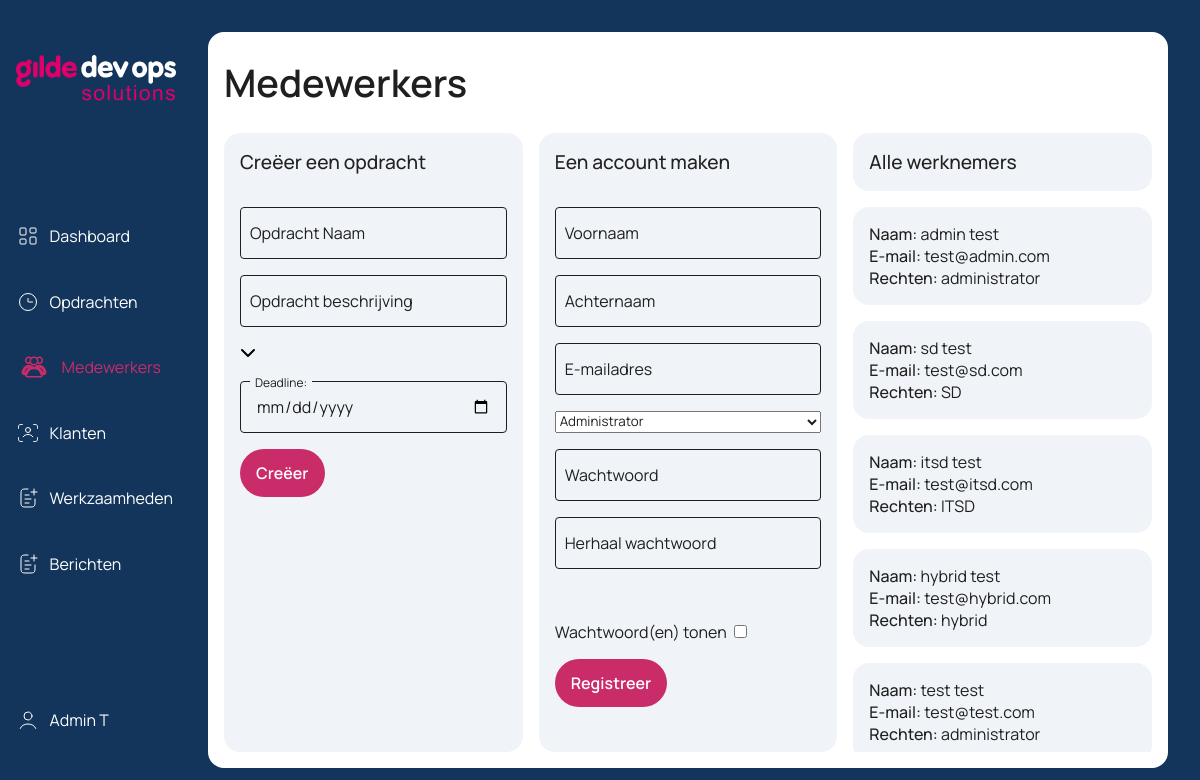
Screenshot of /employee/index.php (signed in) with the database file from the repository.
### tables this page shows
CREATE TABLE IF NOT EXISTS `user` (
  `userId` int NOT NULL AUTO_INCREMENT,
  `userFirstname` varchar(100) NOT NULL,
  `userLastname` varchar(100) NOT NULL,
  `userEmail` varchar(100) NOT NULL,
  `userPwd` varchar(255) NOT NULL,
  `userRole` varchar(255) DEFAULT NULL,
  `last_active` datetime DEFAULT NULL,
  PRIMARY KEY (`userId`)
);

### employee/index.php (the view, shortened to what this page needs)
<?php
include("../db/dbh.inc.php")
?>
<!DOCTYPE html>
<html lang="en">
<head>
<link rel="stylesheet" href="employee.css">
<link rel="stylesheet" href="../assets/layout.css">
<link rel="stylesheet" href="../assets/navbar.css">
</head>
<body>
<main>
<?php include("../assets/navbar.php") ?>
<div class="dashboard-wrapper">
<div class="dashboard-window">
<div class="employee-container">
<div class="heading-wrapper">
Medewerkers
</div>
<div class="createassignment-wrapper">
<form action="../assignment/assignment.php" method="post">
<div class="subheading-wrapper">
<span>
Creëer een opdracht
</span>
</div>
<div class="input">
<input type="text" name="assignmentName" value="" onkeyup="this.setAttribute('value', this.value);">
<label for="assignmentName">Opdracht Naam</label>
</div>
<div class="input">
<input type="text" name="assignmentDescription" value="" onkeyup="this.setAttribute('value', this.value);">
<label for="assignmentDescription">Opdracht beschrijving</label>
</div>
<div class="select">
<div class="selected" data-default="Select Company">
<svg xmlns="http://www.w3.org/2000/svg" height="1em" viewBox="0 0 512 512" class="arrow">
<path d="M233.4 406.6c12.5 12.5 32.8 12.5 45.3 0l192-192c12.5-12.5 12.5-32.8 0-45.3s-32.8-12.5-45.3 0L256 338.7 86.6 169.4c-12.5-12.5-32.8-12.5-45.3 0s-12.5 32.8 0 45.3l192 192z"></path>
</svg>
</div>
</div>
<div class="input">
<input type="date" id="deadline" name="deadline">
<label for="deadline">Deadline:</label>
</div>
<div class="submit-button">
<input type="submit" name="createassignment" value="Creëer">
</div>
</form>
</div>
<div class="createemployee-wrapper">
<form action="../userincludes/signup.inc.php" method="POST">
<div class="subheading-wrapper">
<span>
Een account maken
</span>
</div>
<div class="input">
<input type="text" name="firstname" value="" onkeyup="this.setAttribute('value', this.value);">
<label for="firstname">Voornaam</label>
</div>
<div class="input">
<input type="text" name="lastname" value="" onkeyup="this.setAttribute('value', this.value);">
<label for="lastname">Achternaam</label>
</div>
<div class="input">
<input type="text" name="email" value="" onkeyup="this.setAttribute('value', this.value);">
<label for="email">E-mailadres</label>
</div>
<select name="role">
<option value="administrator">Administrator</option>
</select>
<div class="input">
<input type="password" name="pwd" value="" id="pwd" onkeyup="this.setAttribute('value', this.value);">
<label for="pwd">Wachtwoord</label>
</div>
<div class="input">
<input type="password" name="pwdRepeat" value="" id="pwdRpt" onkeyup="this.setAttribute('value', this.value);">
<label for="pwdRepeat">Herhaal wachtwoord</label>
</div>
<div class="error-container">
</div>
<label class="checkBox-wrapper">
Wachtwoord(en) tonen
<input type="checkBox" onclick="togglePwd(), togglePwdRpt()">
</label>
<div class="submit-button">
<input type="submit" name="submit" value="Registreer">
</div>
</form>
</div>
<div class="employeelist-wrapper">
<?php
$sql = "SELECT * FROM user";
$result = $conn->query($sql);
$users = array();
if ($result->num_rows > 0) {
    while ($row = $result->fetch_assoc()) {
        $users[] = $row;
    }
} else {
    echo "<div><span>0 results</span></div>";
}
$highlightUserId = '';
?>
<div class="subheading-wrapper">
    <span>Alle werknemers</span>
</div>
<?php foreach ($users as $user) : ?>
    <div class="employeelist-item <?php echo ($user['userId'] === $highlightUserId) ? 'highlighted' : ''; ?>">
        <div class="name">
            <span><span class="bolder">Naam: </span><?php echo htmlspecialchars($user['userFirstname']) . ' ' . htmlspecialchars($user['userLastname']); ?></span>
        </div>
        <span><span class="bolder">E-mail: </span><?php echo htmlspecialchars($user['userEmail']); ?></span>
        <span><span class="bolder">Rechten: </span><?php echo htmlspecialchars($user['userRole']); ?></span>
    </div>
<?php endforeach; ?>
</div>
</div>
</div>
</div>
</main>
</body>
</html>

### employee/employee.css (style rules this page uses)
.employee-container { display: grid; grid-template-columns: 1fr 1fr 1fr; grid-template-rows: 0.2fr 1.8fr; grid-auto-columns: 1fr; gap: 1rem; grid-auto-flow: row; grid-template-areas: "heading-wrapper heading-wrapper heading-wrapper" "createassignment-wrapper createemployee-wrapper employeelist-wrapper"; padding: 1rem; max-height: calc(100vh - 4rem); }
.heading-wrapper { grid-area: heading-wrapper; display: flex; align-items: center; font-size: 38px; font-weight: 600; }
.subheading-wrapper span { font-size: 1.2rem; font-weight: 500; color: var(--txt-secondary); }
.createassignment-wrapper { grid-area: createassignment-wrapper; background-color: #f0f4f8; border-radius: 1rem; padding: 1rem; }
.createemployee-wrapper { grid-area: createemployee-wrapper; background-color: #f0f4f8; border-radius: 1rem; padding: 1rem; }
.createassignment-wrapper .subheading-wrapper, .createemployee-wrapper .subheading-wrapper { padding: 0 0 1rem 0; }
.createassignment-wrapper form, .createemployee-wrapper form { gap: 1rem; }
.input { display: flex; justify-content: center; align-items: center; width: 100%; }
.input input { width: 100%; height: 52px; padding: 13px 15px; font-size: 16px; border-radius: 4px; color: var(--txt-tertiary); background-color: #f0f4f8; outline: none; border: 1px solid var(--txt-tertiary); }
.input { position: relative; }
.input label { position: absolute; top: 0; left: 10px; margin: 5.5px 0 0 0; padding: 0.625rem 0; color: var(--txt-tertiary); transition: var(--transition-primary); cursor: text; pointer-events: none; }
.input input:focus~label, .input input:not([value=""])~label { top: -0.8rem; left: 10px; color: var(--gilde-secondary); font-size: 0.75rem; background-color: #f0f4f8; height: 10px; padding: 0 5px; cursor: default; }
.input input:not([value=""])~label { transition: 0.025 ease; }
.submit-button { display: flex; align-items: center; }
.submit-button input { border: none; outline: none; border-radius: 26px; font-size: 1rem; font-weight: 600; height: 3rem; padding: 0 1rem; color: var(--txt-primary); background-color: var(--gilde-secondary); transition: var(--transition-primary); }
.employeelist-wrapper { grid-area: employeelist-wrapper; display: flex; gap: 1rem; flex-direction: column; overflow-y: auto; }
.employeelist-item { display: flex; flex-direction: column; background-color: #f0f4f8; padding: 1rem; border-radius: 1rem; }
.employeelist-wrapper .subheading-wrapper { background-color: #f0f4f8; padding: 1rem; border-radius: 1rem; }
.bolder { font-weight: 500; }

### assets/layout.css (style rules this page uses)
:root { font-family: "Manrope", sans-serif; --shadow: 0 0 10px rgba(0, 0, 0, 0.5); --border-radius: 2rem; --gilde-primary: #13355b; --gilde-primary-hover: #23415f; --gilde-secondary: #ca2b69; --gilde-secondary-hover: #b3255d; --gilde-tertiary-hover: #b3255e12; --white-primary: #ffffff; --white-secondary: #eeeeee; --txt-primary: #ffffff; --txt-secondary: #222222; --txt-tertiary: #1f1f1f; --txt: #00365e; --shadow-color: #0000000e; --transition-primary: ease-in-out 0.1s; --shadow: 0 2.8px 2.2px rgba(0, 0, 0, 0.034), 0 6.7px 5.3px rgba(0, 0, 0, 0.048), 0 12.5px 10px rgba(0, 0, 0, 0.06), 0 22.3px 17.9px rgba(0, 0, 0, 0.072), 0 41.8px 33.4px rgba(0, 0, 0, 0.086), 0 100px 80px rgba(0, 0, 0, 0.12); }
html, body { height: 100dvh; }
main { display: grid; grid-template-columns: min-content auto; padding: 2rem 2rem 2rem 0; height: calc(100dvh - 4rem); }
.dashboard-wrapper { display: flex; justify-content: flex-end; height: calc(100dvh - 4rem); }
.dashboard-window { background-color: var(--white-primary); width: 100%; border-radius: 1rem; }

### rows the page displays
user: userFirstname "admin", userLastname "test", userEmail "test@admin.com", userRole "administrator"
user: userFirstname "sd", userLastname "test", userEmail "test@sd.com", userRole "SD"
user: userFirstname "itsd", userLastname "test", userEmail "test@itsd.com", userRole "ITSD"
user: userFirstname "hybrid", userLastname "test", userEmail "test@hybrid.com", userRole "hybrid"
user: userFirstname "test", userLastname "test", userEmail "test@test.com", userRole "administrator"

### other values shown
$_SESSION["userFirstname"] "Admin"
$_SESSION["userLastnameInitial"] "T"
